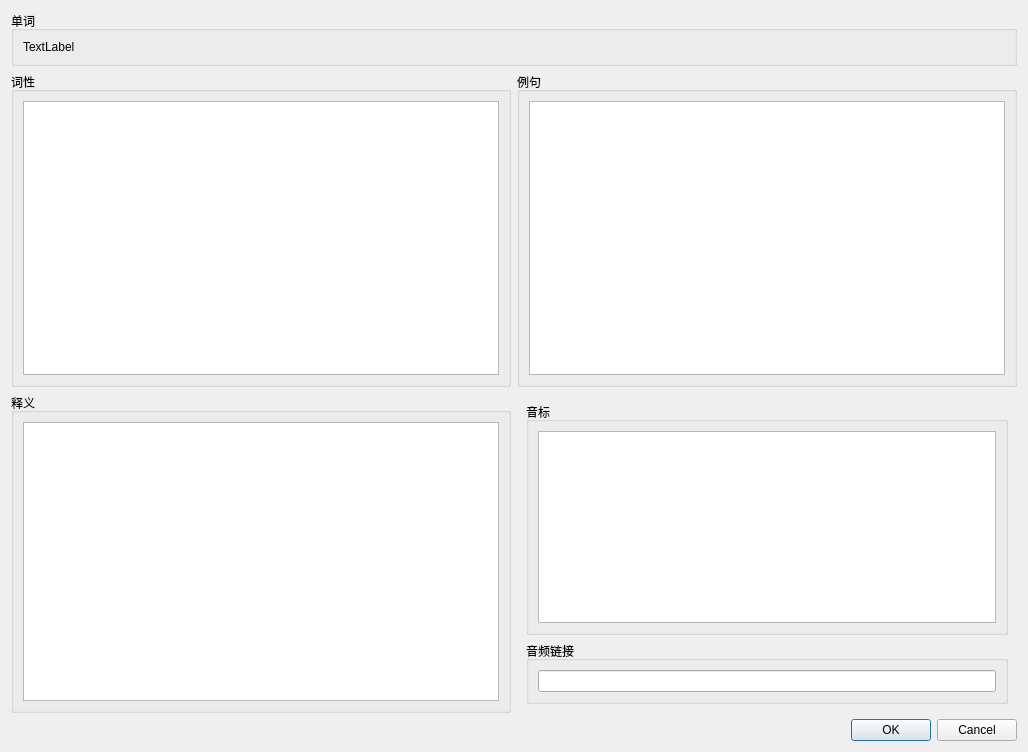
<?xml version="1.0" encoding="UTF-8"?>
<ui version="4.0">
 <class>Dialog</class>
 <widget class="QDialog" name="Dialog">
  <property name="geometry">
   <rect>
    <x>0</x>
    <y>0</y>
    <width>1028</width>
    <height>752</height>
   </rect>
  </property>
  <property name="windowTitle">
   <string>编辑单词数据</string>
  </property>
  <layout class="QGridLayout" name="gridLayout">
   <item row="1" column="0">
    <widget class="QGroupBox" name="groupBox_2">
     <property name="title">
      <string>词性</string>
     </property>
     <layout class="QVBoxLayout" name="verticalLayout_2">
      <item>
       <widget class="QTextEdit" name="part_of_speech_textEdit"/>
      </item>
     </layout>
    </widget>
   </item>
   <item row="2" column="0">
    <widget class="QGroupBox" name="groupBox_3">
     <property name="title">
      <string>释义</string>
     </property>
     <layout class="QVBoxLayout" name="verticalLayout_3">
      <item>
       <widget class="QTextEdit" name="meaning_textEdit"/>
      </item>
     </layout>
    </widget>
   </item>
   <item row="1" column="1">
    <widget class="QGroupBox" name="groupBox_4">
     <property name="title">
      <string>例句</string>
     </property>
     <layout class="QVBoxLayout" name="verticalLayout">
      <item>
       <widget class="QTextEdit" name="example_textEdit"/>
      </item>
     </layout>
    </widget>
   </item>
   <item row="0" column="0" colspan="2">
    <widget class="QGroupBox" name="groupBox">
     <property name="title">
      <string>单词</string>
     </property>
     <layout class="QVBoxLayout" name="verticalLayout_4">
      <item>
       <widget class="QLabel" name="word_label">
        <property name="text">
         <string>TextLabel</string>
        </property>
       </widget>
      </item>
     </layout>
    </widget>
   </item>
   <item row="3" column="0" colspan="2">
    <widget class="QDialogButtonBox" name="buttonBox">
     <property name="orientation">
      <enum>Qt::Horizontal</enum>
     </property>
     <property name="standardButtons">
      <set>QDialogButtonBox::Cancel|QDialogButtonBox::Ok</set>
     </property>
    </widget>
   </item>
   <item row="2" column="1">
    <widget class="QWidget" name="widget" native="true">
     <layout class="QVBoxLayout" name="verticalLayout_7">
      <item>
       <widget class="QGroupBox" name="groupBox_5">
        <property name="title">
         <string>音标</string>
        </property>
        <layout class="QVBoxLayout" name="verticalLayout_5">
         <item>
          <widget class="QTextEdit" name="phonetic_symbol_textEdit"/>
         </item>
        </layout>
       </widget>
      </item>
      <item>
       <widget class="QGroupBox" name="groupBox_6">
        <property name="title">
         <string>音频链接</string>
        </property>
        <layout class="QVBoxLayout" name="verticalLayout_6">
         <item>
          <widget class="QLineEdit" name="audio_link_lineEdit"/>
         </item>
        </layout>
       </widget>
      </item>
     </layout>
    </widget>
   </item>
  </layout>
 </widget>
 <resources/>
 <connections>
  <connection>
   <sender>buttonBox</sender>
   <signal>accepted()</signal>
   <receiver>Dialog</receiver>
   <slot>accept()</slot>
   <hints>
    <hint type="sourcelabel">
     <x>248</x>
     <y>254</y>
    </hint>
    <hint type="destinationlabel">
     <x>157</x>
     <y>274</y>
    </hint>
   </hints>
  </connection>
  <connection>
   <sender>buttonBox</sender>
   <signal>rejected()</signal>
   <receiver>Dialog</receiver>
   <slot>reject()</slot>
   <hints>
    <hint type="sourcelabel">
     <x>316</x>
     <y>260</y>
    </hint>
    <hint type="destinationlabel">
     <x>286</x>
     <y>274</y>
    </hint>
   </hints>
  </connection>
 </connections>
</ui>
